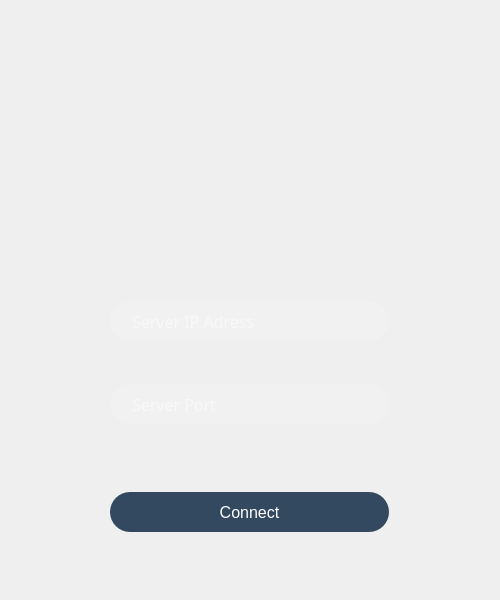
<?xml version="1.0" encoding="UTF-8"?>
<ui version="4.0">
 <class>Init</class>
 <widget class="QWidget" name="Init">
  <property name="geometry">
   <rect>
    <x>0</x>
    <y>0</y>
    <width>500</width>
    <height>600</height>
   </rect>
  </property>
  <property name="windowTitle">
   <string>Form</string>
  </property>
  <widget class="QLabel" name="background">
   <property name="geometry">
    <rect>
     <x>0</x>
     <y>0</y>
     <width>500</width>
     <height>600</height>
    </rect>
   </property>
   <property name="text">
    <string/>
   </property>
   <property name="pixmap">
    <pixmap resource="../resources/resources.qrc">:/Login/Images/Login/Background.png</pixmap>
   </property>
  </widget>
  <widget class="QLabel" name="label">
   <property name="geometry">
    <rect>
     <x>70</x>
     <y>40</y>
     <width>361</width>
     <height>141</height>
    </rect>
   </property>
   <property name="text">
    <string/>
   </property>
   <property name="pixmap">
    <pixmap resource="../resources/resources.qrc">:/Login/Images/Login/Image-1.png</pixmap>
   </property>
   <property name="scaledContents">
    <bool>false</bool>
   </property>
  </widget>
  <widget class="QLineEdit" name="password">
   <property name="geometry">
    <rect>
     <x>110</x>
     <y>384</y>
     <width>279</width>
     <height>40</height>
    </rect>
   </property>
   <property name="font">
    <font>
     <family>Montserrat</family>
     <pointsize>10</pointsize>
     <weight>50</weight>
     <italic>false</italic>
     <bold>false</bold>
    </font>
   </property>
   <property name="focusPolicy">
    <enum>Qt::StrongFocus</enum>
   </property>
   <property name="autoFillBackground">
    <bool>false</bool>
   </property>
   <property name="styleSheet">
    <string notr="true">#password
{
background-color: rgba(255, 255, 255, 0.1);
border-radius: 20px;
color: white;
font-size: 16px;
padding: 10px 20px;
font: 10pt &quot;Montserrat&quot;;
}

#password:focus
{
	border: 2px solid #ffffff;
}

</string>
   </property>
   <property name="placeholderText">
    <string>Server Port</string>
   </property>
  </widget>
  <widget class="QLineEdit" name="username">
   <property name="geometry">
    <rect>
     <x>110</x>
     <y>301</y>
     <width>279</width>
     <height>40</height>
    </rect>
   </property>
   <property name="font">
    <font>
     <family>Montserrat</family>
     <pointsize>10</pointsize>
     <weight>50</weight>
     <italic>false</italic>
     <bold>false</bold>
    </font>
   </property>
   <property name="focusPolicy">
    <enum>Qt::StrongFocus</enum>
   </property>
   <property name="autoFillBackground">
    <bool>false</bool>
   </property>
   <property name="styleSheet">
    <string notr="true">#username
{
background-color: rgba(255, 255, 255, 0.1);
border-radius: 20px;
color: white;
font-size: 16px;
padding: 10px 20px;
font: 10pt &quot;Montserrat&quot;;
}

#username:focus
{
	border: none;
	border: 2px solid #ffffff;
}

</string>
   </property>
   <property name="text">
    <string/>
   </property>
   <property name="placeholderText">
    <string>Server IP Adress</string>
   </property>
  </widget>
  <widget class="QPushButton" name="registerButton">
   <property name="geometry">
    <rect>
     <x>110</x>
     <y>492</y>
     <width>279</width>
     <height>40</height>
    </rect>
   </property>
   <property name="cursor">
    <cursorShape>PointingHandCursor</cursorShape>
   </property>
   <property name="styleSheet">
    <string notr="true">#registerButton
{
	background-color: #33495f;
	border-radius: 20px;
	color: white;
	font-size: 16px;
	font: 12pt &quot;Montserrat&quot;;
}

#registerButton:hover
{
	background-color: rgb(81, 117, 152);
}

#registerButton:pressed
{
	border: 2px solid #ffffff;
}</string>
   </property>
   <property name="text">
    <string>Connect</string>
   </property>
  </widget>
  <widget class="QLabel" name="errorUsername">
   <property name="geometry">
    <rect>
     <x>0</x>
     <y>345</y>
     <width>500</width>
     <height>20</height>
    </rect>
   </property>
   <property name="styleSheet">
    <string notr="true">color: #f44336;
font: 12pt &quot;Montserrat&quot;;
qproperty-alignment: AlignCenter;</string>
   </property>
   <property name="text">
    <string/>
   </property>
  </widget>
  <widget class="QLabel" name="errorUsername_2">
   <property name="geometry">
    <rect>
     <x>0</x>
     <y>428</y>
     <width>500</width>
     <height>20</height>
    </rect>
   </property>
   <property name="styleSheet">
    <string notr="true">color: #f44336;
font: 12pt &quot;Montserrat&quot;;
qproperty-alignment: AlignCenter;</string>
   </property>
   <property name="text">
    <string/>
   </property>
  </widget>
  <widget class="QLabel" name="errorUsername_3">
   <property name="geometry">
    <rect>
     <x>0</x>
     <y>563</y>
     <width>500</width>
     <height>20</height>
    </rect>
   </property>
   <property name="styleSheet">
    <string notr="true">color: #f44336;
font: 12pt &quot;Montserrat&quot;;
qproperty-alignment: AlignCenter;</string>
   </property>
   <property name="text">
    <string/>
   </property>
  </widget>
  <zorder>background</zorder>
  <zorder>label</zorder>
  <zorder>username</zorder>
  <zorder>registerButton</zorder>
  <zorder>errorUsername</zorder>
  <zorder>errorUsername_2</zorder>
  <zorder>errorUsername_3</zorder>
  <zorder>password</zorder>
 </widget>
 <tabstops>
  <tabstop>username</tabstop>
  <tabstop>password</tabstop>
  <tabstop>registerButton</tabstop>
 </tabstops>
 <resources>
  <include location="../resources/resources.qrc"/>
 </resources>
 <connections/>
</ui>
